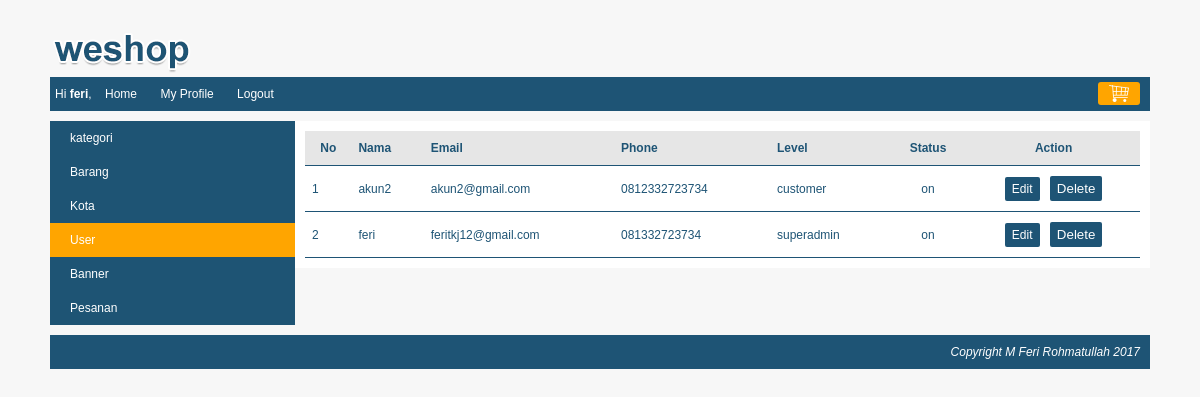
/index.php?page=my_profile&module=user&action=list (signed in), run on the app's committed database.
### tables this page shows
CREATE TABLE IF NOT EXISTS `user` (
`user_id` int(10) NOT NULL,
  `level` varchar(30) NOT NULL,
  `nama` varchar(150) NOT NULL,
  `email` varchar(160) NOT NULL,
  `alamat` varchar(400) NOT NULL,
  `phone` varchar(15) NOT NULL,
  `password` varchar(300) NOT NULL,
  `status` enum('on','off') NOT NULL
);

### module/user/list.php (the view)
<?php
    $no=1;
    $queryAdmin = mysqli_query($koneksi, "SELECT * FROM user ORDER BY nama ASC");
    if(mysqli_num_rows($queryAdmin) == 0)
    {
        echo "<h3>Saat ini belum ada data user yang dimasukan</h3>";
    }
    else
    {
        echo "<table class='table-list'>";
            echo "<tr class='baris-title'>
                    <th class='kolom-nomor'>No</th>
                    <th class='kiri'>Nama</th>
                    <th class='kiri'>Email</th>
                    <th class='kiri'>Phone</th>
                    <th class='kiri'>Level</th>
                    <th class='tengah'>Status</th>
                    <th class='tengah'>Action</th>
                 </tr>";
            while($rowUser=mysqli_fetch_array($queryAdmin))
            {
                $button = "Delete";
                echo "<tr>
                        <td class='kolom-nomor'>$no</td>
                        <td>$rowUser[nama]</td>
                        <td>$rowUser[email]</td>
                        <td>$rowUser[phone]</td>
                        <td>$rowUser[level]</td>
                        <td class='tengah'>$rowUser[status]</td>
                        <td class='tengah'><a class='edit' href='".BASE_URL."index.php?page=my_profile&module=user&action=form&user_id=$rowUser[user_id]"."'>Edit</a>
                            <form action='".BASE_URL."module/user/action.php?user_id=$rowUser[user_id]' method='POST'>
                                <input type='hidden' name='barang_id' value=$rowUser[user_id]>
                                <span class='delete'> <input type='submit' name='button' value=".$button."> </span>
                            </form>
                        </td>
                     </tr>";
                $no++;
            }
        echo "</table>";
    }
?>

### css/style.css (style rules this page uses)
body { font-family: arial; font-size: 12px; color:#1E5475; background: #F7F7F7; margin: 0px; }
.table-list { width: 100%; border-collapse: collapse; }
.table-list tr { border-bottom: 1px solid #1e5475; }
.table-list tr th { background: #e6e6e6; padding: 10px 7px; }
.table-list tr td { padding: 10px 7px; }
.kiri { text-align: left; }
.tengah { text-align: center; }
form { display: inline; margin-left: 7px; }
.edit { background: #1e5475; padding: 5px 7px; color: white; text-decoration: none; cursor: pointer; border-radius: 2px; }
input[type="submit"] { background: #1e5475; border: none; color: white; padding: 5px 7px; border-radius: 2px; cursor: pointer; }

### data on the page
user: nama "akun2", email "akun2@gmail.com", phone "0812332723734", level "customer", status "on"
user: nama "feri", email "feritkj12@gmail.com", phone "081332723734", level "superadmin", status "on"

### other printed values
$nama "feri"
